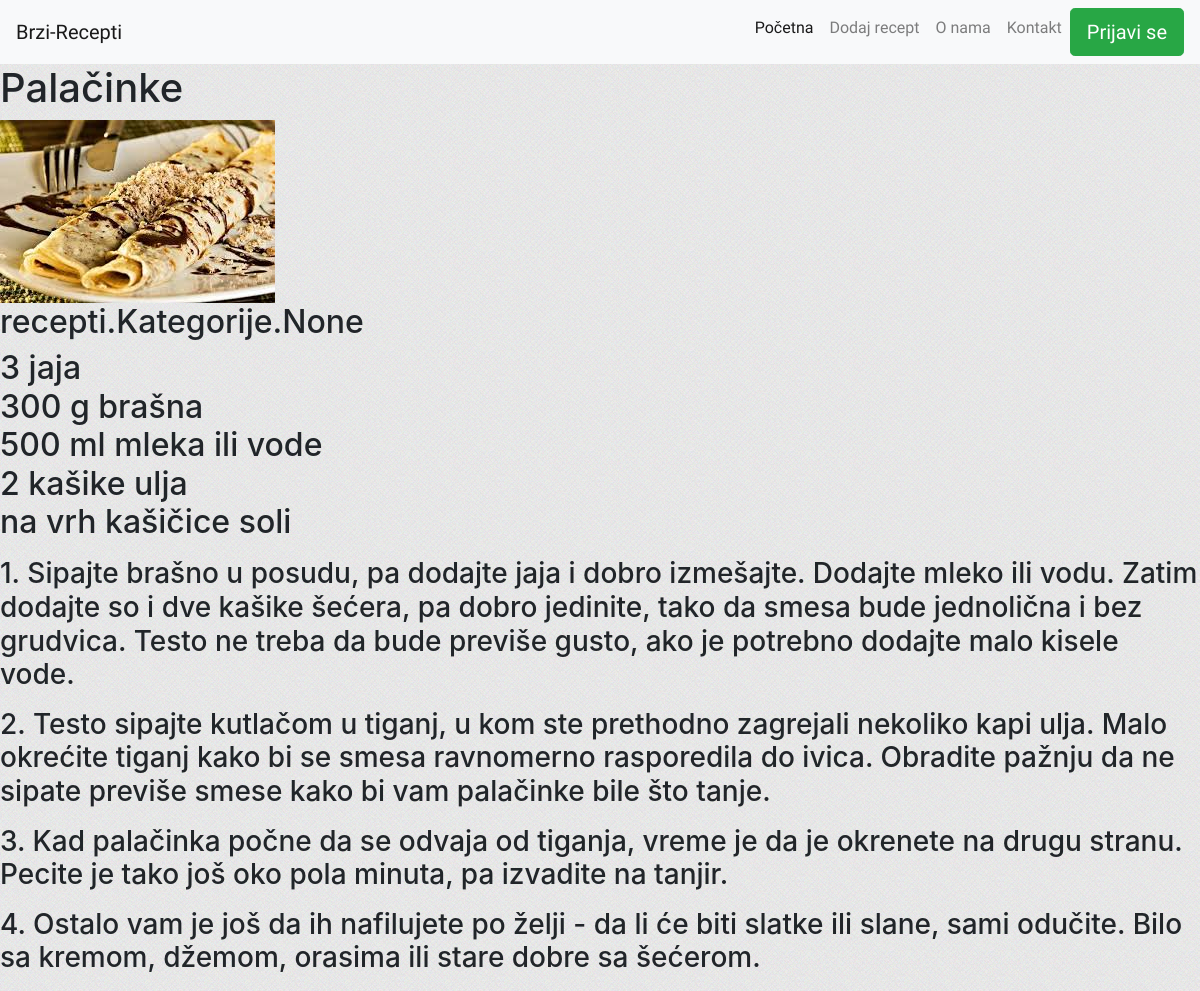
Page /recepti/2/ on the committed database.
### recepti/models.py (models this page shows, shortened)
class Jela(models.Model):
    ime = models.CharField(max_length=100)
    slika = models.FileField()
    kategorija = models.ManyToManyField(Kategorije)
    sastojci = models.ManyToManyField(Sastojci)
    sastojci_opis = models.TextField(null=True)
    nacin_pripreme = models.TextField()
    je_vegeterijansko = models.BooleanField(default=False)
    class Meta:
        verbose_name_plural = "Jela"

### recepti/views.py (the view)
# urls.py: path('recepti/<int:pk>/', views.DetailView.as_view(), name='detalji'),
class DetailView(generic.DetailView):  # detalji recepta
    context_object_name = 'jelo'
    model = Jela
    template_name = 'recepti/detail.html'

### recepti/templates/recepti/detail.html (shortened to what this page needs)
{% extends 'recepti/base.html' %}
{% block body %}
    <h1> {{jelo.ime}} </h1>
    <img src="{{jelo.slika.url}}">
    <h2> {{jelo.kategorija}}</h2>
    <h2> {{jelo.sastojci_opis|linebreaks}}</h2>
    <h3> {{jelo.nacin_pripreme |linebreaks}}</h3>
{% endblock %}

### recepti/templates/recepti/base.html (shortened to what this page needs)
<!DOCTYPE html>
<html lang="en">
<head>
    {% load staticfiles %}
    <link rel="stylesheet" href="https://maxcdn.bootstrapcdn.com/bootstrap/4.0.0/css/bootstrap.min.css">
    <link rel="stylesheet" type="text/css" href="{% static 'recepti/style.css' %}" >
</head>
<body>
<nav class="navbar navbar-expand-lg navbar-light bg-light">
  <a class="navbar-brand" href="{% url 'index' %}">Brzi-Recepti</a>
  <div class="collapse navbar-collapse" id="navbarSupportedContent">
    <ul class="navbar-nav ml-auto">
      <li class="nav-item active">
        <a class="nav-link" href="{% url 'index' %}">Početna <span class="sr-only">(current)</span></a>
      </li>
      <li class="nav-item">
        <a class="nav-link" href="#">Dodaj recept</a>
      </li>
      <li class="nav-item">
        <a class="nav-link" href="#">O nama</a>
      </li>
      <li class="nav-item">
        <a class="nav-link" href="#">Kontakt</a>
      </li>
      <li class="nav-item">
        <a href="{% url 'registracija' %}" class="btn btn-lg btn-success">Prijavi se</a>
      </li>
    </ul>
  </div>
</nav>
{% block body %}
{% endblock %}
</body>
</html>

### recepti/static/recepti/style.css (style rules this page uses)
body { background: url("images/background.png"); }
nav { font-family: Indie Flower; }

### rows in the picture
Jela: ime "Palačinke", slika (picture), kategorija "recepti.Kategorije.None", sastojci_opis "3 jaja 300 g brašna 500 ml mleka ili vode 2 kašike ulja na vrh kašičice soli", nacin_pripreme "1. Sipajte brašno u posudu, pa dodajte jaja i dobro izmešajte. Dodajte mleko ili vodu. Zatim dodajte so i dve kašike šećera, pa dobro jedinite, tako da smesa bude jednolična i bez grudvica. Testo ne treba da bude previše gusto, ako je potrebno dodajte malo kisele vode. 2. Testo sipajte kutlačom u tiganj, u kom ste prethodno zagrejali nekoliko kapi ulja. Malo okrećite tiganj kako bi se smesa ravnomerno rasporedila do ivica. Obradite pažnju da ne sipate previše smese kako bi vam palačinke bile što tanje. 3. Kad palačinka počne da se odvaja od tiganja, vreme je da je okrenete na drugu stranu. Pecite je tako još oko pola minuta, pa izvadite na tanjir. 4. Ostalo vam je još da ih nafilujete po…"
